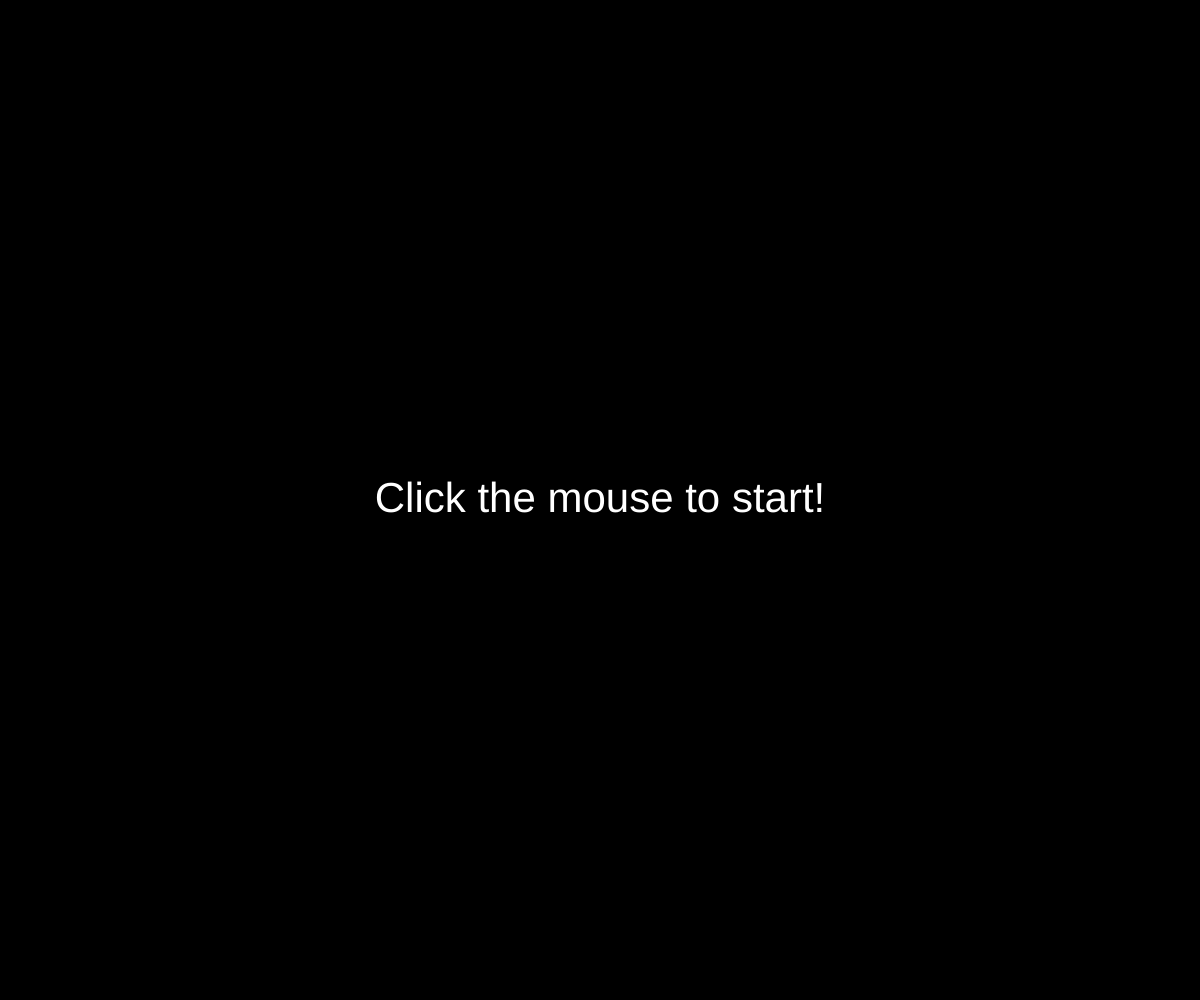
Frame 1 (no input)
Frame 60 (no input): identical to frame 1, image omitted
Frame 120 (the mouse pressed at the canvas centre since frame 60): identical to frame 1, image omitted

The p5.js sketch that drew this single still picture (run headless with seeded random() and noise() and a simulated clock; from frame 60 on, the mouse is pressed at the canvas centre):

// p5.js sketch
// ── sketch.js
let x;
let y;
let dx;
let dy;
let radius = 30;
let r = 0;
let g = 255;
let b = 0;
let state = "start screen";

function setup() {
  createCanvas(windowWidth, windowHeight);
  x = width / 2;
  y = height / 2;
  dx = random(-5, 5);     
  dy = random(-5, 5);
  changeCircleColour();
  noStroke();
}

function draw() {
  if (state === "start screen") {
    background("black");
    showInstructions(); 
  }
  else if (state === "bouncing ball") {
    background(220);
    drawCircle();
    moveCircle(); 
    bounceOffWall();
  }
}

function showInstructions() {
  fill("white");
  textSize(42);
  textAlign(CENTER,CENTER);
  text("Click the mouse to start!", width/2, height/2)
}

function mousePressed() {
  if (state === "start screen") {
    state === "bouncing ball";
  }
}

function keyTyped() {
  if (key === " ") {
    dx = random(-5, 5);
    dy = random(-5, 5);
  }
  if (key === "c") {
    changeCircleColour();
  }
}
     

function drawCircle() {
  //display circle
  fill(r, g, b);
  circle(x, y, radius * 2);
}

function moveCircle() {
  //move circle
  x += dx;
  y += dy;
}

function bounceOffWall() {
  //bounce if needed
  if (x >= width - radius || x <= 0 + radius) {
    dx = -1 * dx;
    changeCircleColour();
  }
  if (y >= height - radius || y <= 0 + radius) {
    dy = -1 * dy;
    changeCircleColour();
  }
}
function changeCircleColour() {
  r = random(255);
  g = random(255);
  b = random(255);
}
